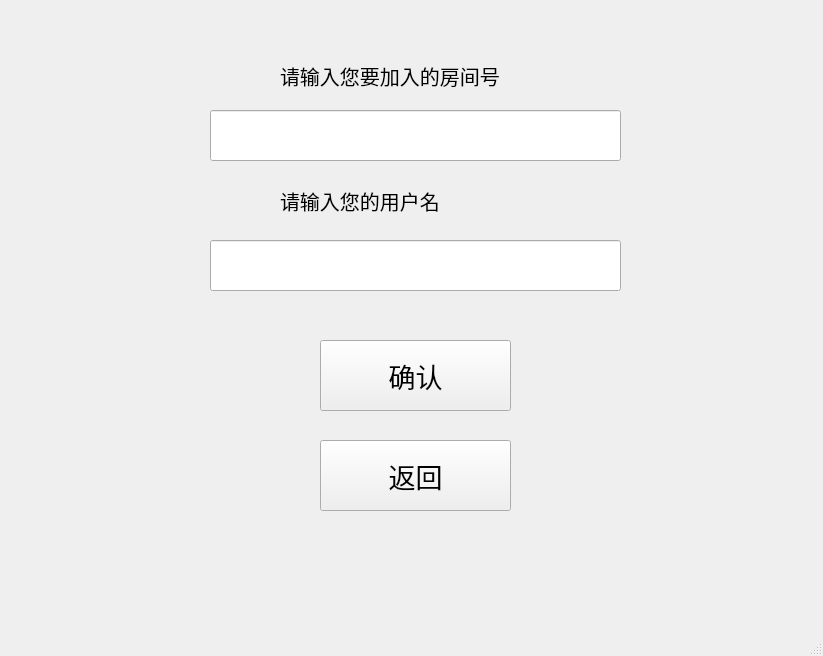
<?xml version="1.0" encoding="UTF-8"?>
<ui version="4.0">
 <class>client</class>
 <widget class="QMainWindow" name="client">
  <property name="geometry">
   <rect>
    <x>0</x>
    <y>0</y>
    <width>823</width>
    <height>656</height>
   </rect>
  </property>
  <property name="windowTitle">
   <string>MainWindow</string>
  </property>
  <widget class="QWidget" name="centralwidget">
   <widget class="QLabel" name="label">
    <property name="geometry">
     <rect>
      <x>280</x>
      <y>40</y>
      <width>701</width>
      <height>71</height>
     </rect>
    </property>
    <property name="font">
     <font>
      <pointsize>15</pointsize>
     </font>
    </property>
    <property name="text">
     <string>请输入您要加入的房间号</string>
    </property>
   </widget>
   <widget class="QLabel" name="label_2">
    <property name="geometry">
     <rect>
      <x>280</x>
      <y>170</y>
      <width>401</width>
      <height>61</height>
     </rect>
    </property>
    <property name="font">
     <font>
      <pointsize>15</pointsize>
     </font>
    </property>
    <property name="text">
     <string>请输入您的用户名</string>
    </property>
   </widget>
   <widget class="QPushButton" name="pushButton">
    <property name="geometry">
     <rect>
      <x>320</x>
      <y>340</y>
      <width>191</width>
      <height>71</height>
     </rect>
    </property>
    <property name="font">
     <font>
      <pointsize>20</pointsize>
     </font>
    </property>
    <property name="text">
     <string>确认</string>
    </property>
   </widget>
   <widget class="QPushButton" name="pushButton_2">
    <property name="geometry">
     <rect>
      <x>320</x>
      <y>440</y>
      <width>191</width>
      <height>71</height>
     </rect>
    </property>
    <property name="font">
     <font>
      <pointsize>20</pointsize>
     </font>
    </property>
    <property name="text">
     <string>返回</string>
    </property>
   </widget>
   <widget class="QLineEdit" name="lineEdit">
    <property name="geometry">
     <rect>
      <x>210</x>
      <y>110</y>
      <width>411</width>
      <height>51</height>
     </rect>
    </property>
   </widget>
   <widget class="QLineEdit" name="lineEdit_2">
    <property name="geometry">
     <rect>
      <x>210</x>
      <y>240</y>
      <width>411</width>
      <height>51</height>
     </rect>
    </property>
   </widget>
  </widget>
  <widget class="QMenuBar" name="menubar">
   <property name="geometry">
    <rect>
     <x>0</x>
     <y>0</y>
     <width>823</width>
     <height>26</height>
    </rect>
   </property>
  </widget>
  <widget class="QStatusBar" name="statusbar"/>
 </widget>
 <resources/>
 <connections/>
</ui>
